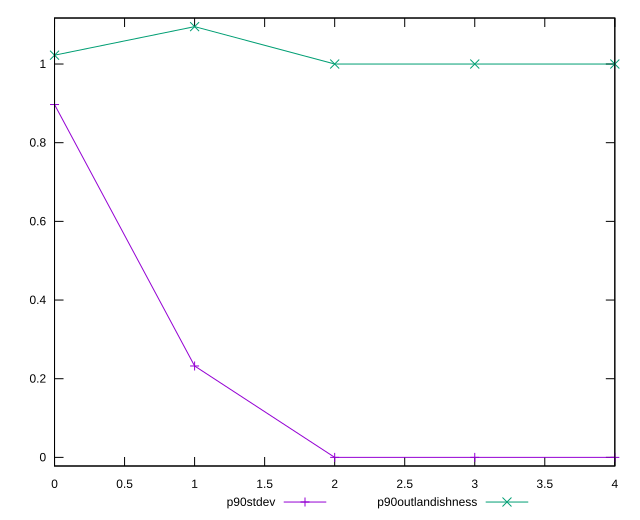

This figure's gnuplot source:
reset

$p90Stdev <<EOF
0 0.8969946299889694
1 0.23235964901119127
2 2.4868995751603507e-14
3 2.4868995751603507e-14
4 2.4868995751603507e-14
EOF

$p90Outlandishness <<EOF
0 1.0224814552952008
1 1.0950681321714315
2 1
3 1
4 1
EOF

set key outside below
set xrange [0:4]
set yrange [-0.021901362643403265:1.1169694948148596]
set trange [-0.021901362643403265:1.1169694948148596]
set terminal svg size 640, 520 enhanced background rgb 'white'
set output "report_00018_2021-02-10T15-25-16.877Z/estimated-input-latency/progression/stddev.svg"

plot $p90Stdev title "p90stdev" with linespoints, \
     $p90Outlandishness title "p90outlandishness" with linespoints

reset
